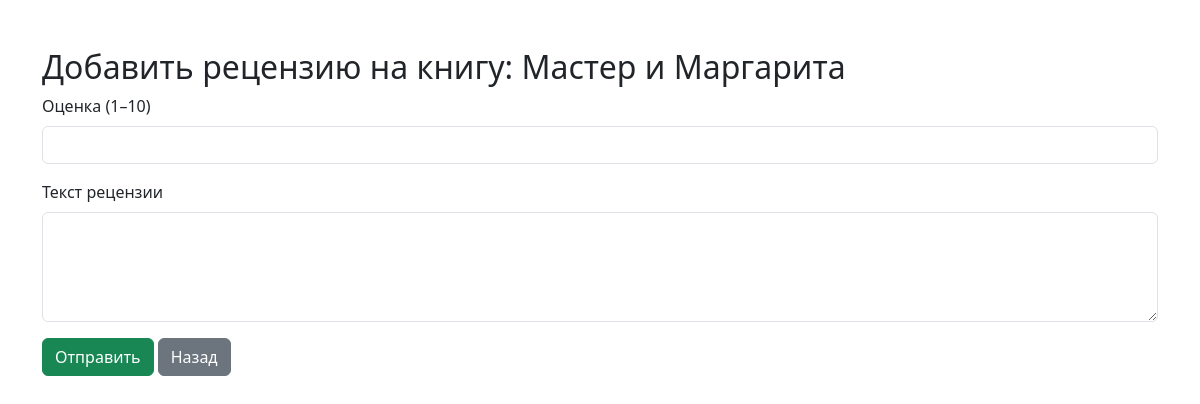
Before: /review/add/3 with the older database file.
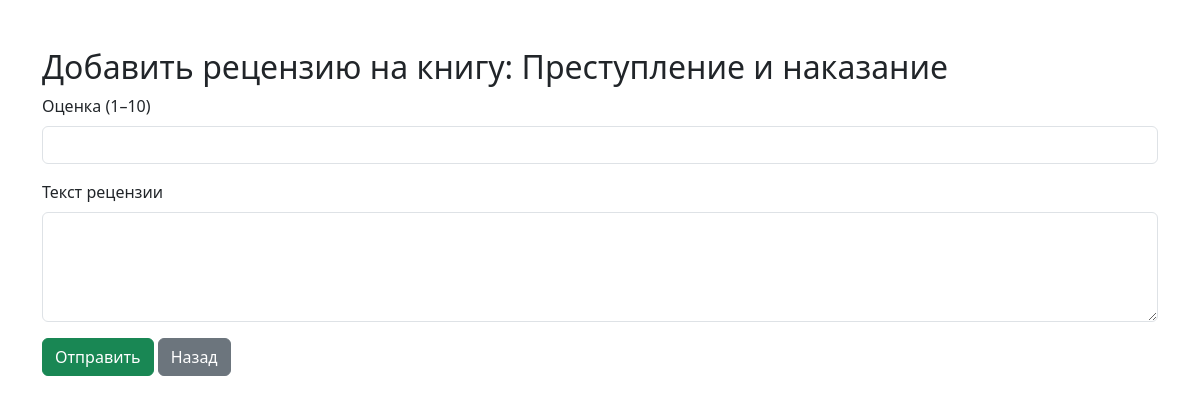
After: the same page with the newer database file.
### app/models.py (models this page shows)
class Book(Base):
    __tablename__ = 'books'
    id = Column(Integer, primary_key = True, index = True)
    title = Column(String, unique=True, index = True,nullable=False)
    author = Column(String, index = True, nullable=False)
    image_url = Column(String, index = True, nullable=True)
    description = Column(Text, index = True, nullable=True)
    reviews = relationship('Review', back_populates='book')

### app/routes/routes.py (the view)
@router.get("/review/add/{book_id}", tags=['Review'])
def add_review_form(book_id, request: Request, db: Session = Depends(get_db)):
    book = db.query(Book).filter(Book.id == book_id).first()
    user_id = request.cookies.get("user_id")
    return templates.TemplateResponse('add_review.html', {'request': request, 'book': book, "user_id" : user_id})

### app/templates/add_review.html (shortened to what this page needs)
<!DOCTYPE html>
<html lang="ru">
<head>
    <link href="https://cdn.jsdelivr.net/npm/bootstrap@5.3.0/dist/css/bootstrap.min.css" rel="stylesheet">
</head>
<body>
<div class="container mt-5">
    <h2>Добавить рецензию на книгу: {{ book.title }}</h2>
    <form action="/review/add/{{ book.id }}" method="post">
        <div class="mb-3">
            <label for="rating" class="form-label">Оценка (1–10)</label>
            <input type="number" class="form-control" id="rating" name="rating" min="1" max="10" required>
        </div>
        <div class="mb-3">
            <label for="text" class="form-label">Текст рецензии</label>
            <textarea class="form-control" id="text" name="text" rows="4" required></textarea>
        </div>
        <button type="submit" class="btn btn-success">Отправить</button>
        <a href="/book/{{ book.id }}" class="btn btn-secondary">Назад</a>
    </form>
</div>
</body>
</html>

Changed rows visible on the page:
changed Book: title "Мастер и Маргарита" → "Преступление и наказание"
